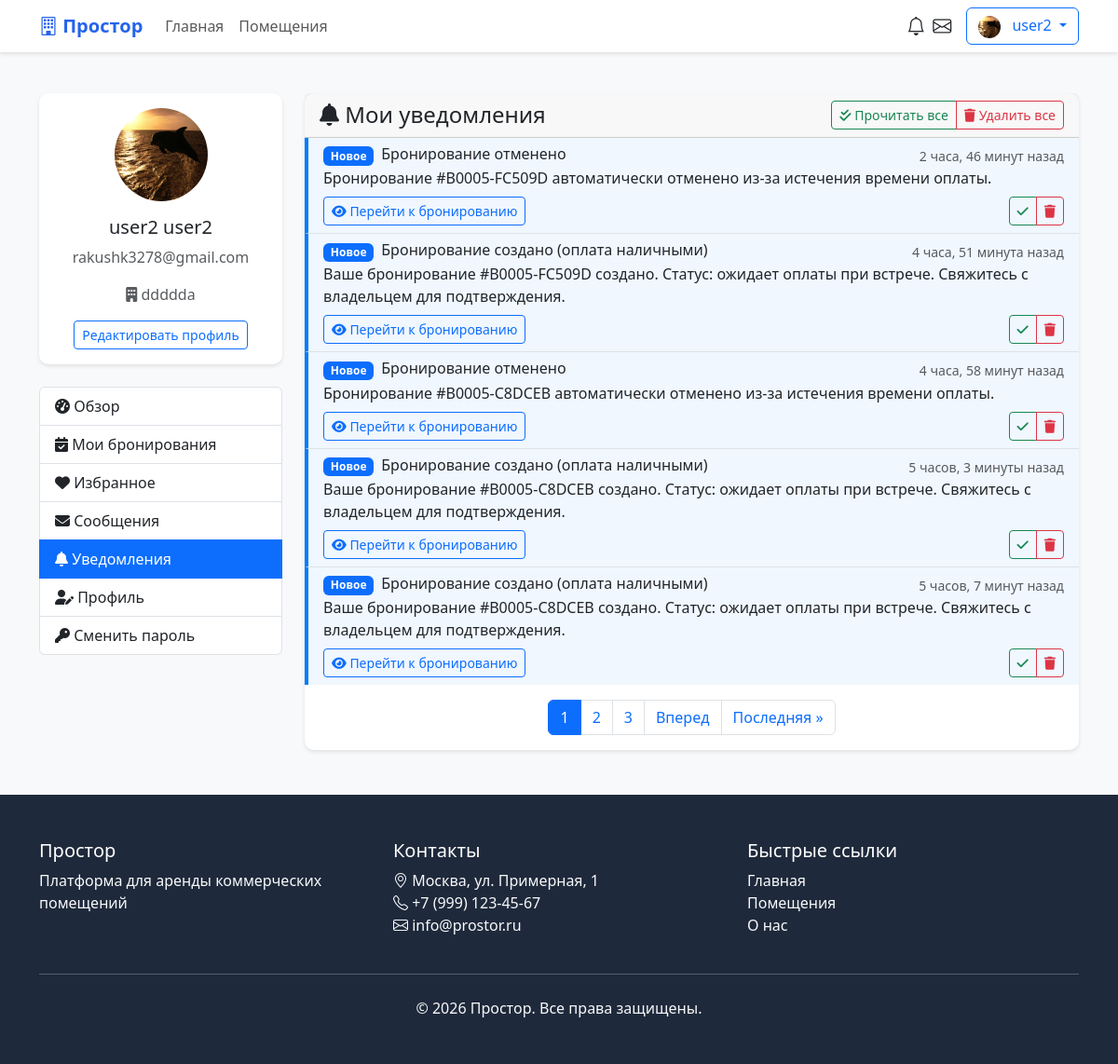
/notifications/ (signed in), run on an earlier commit of the app's database.
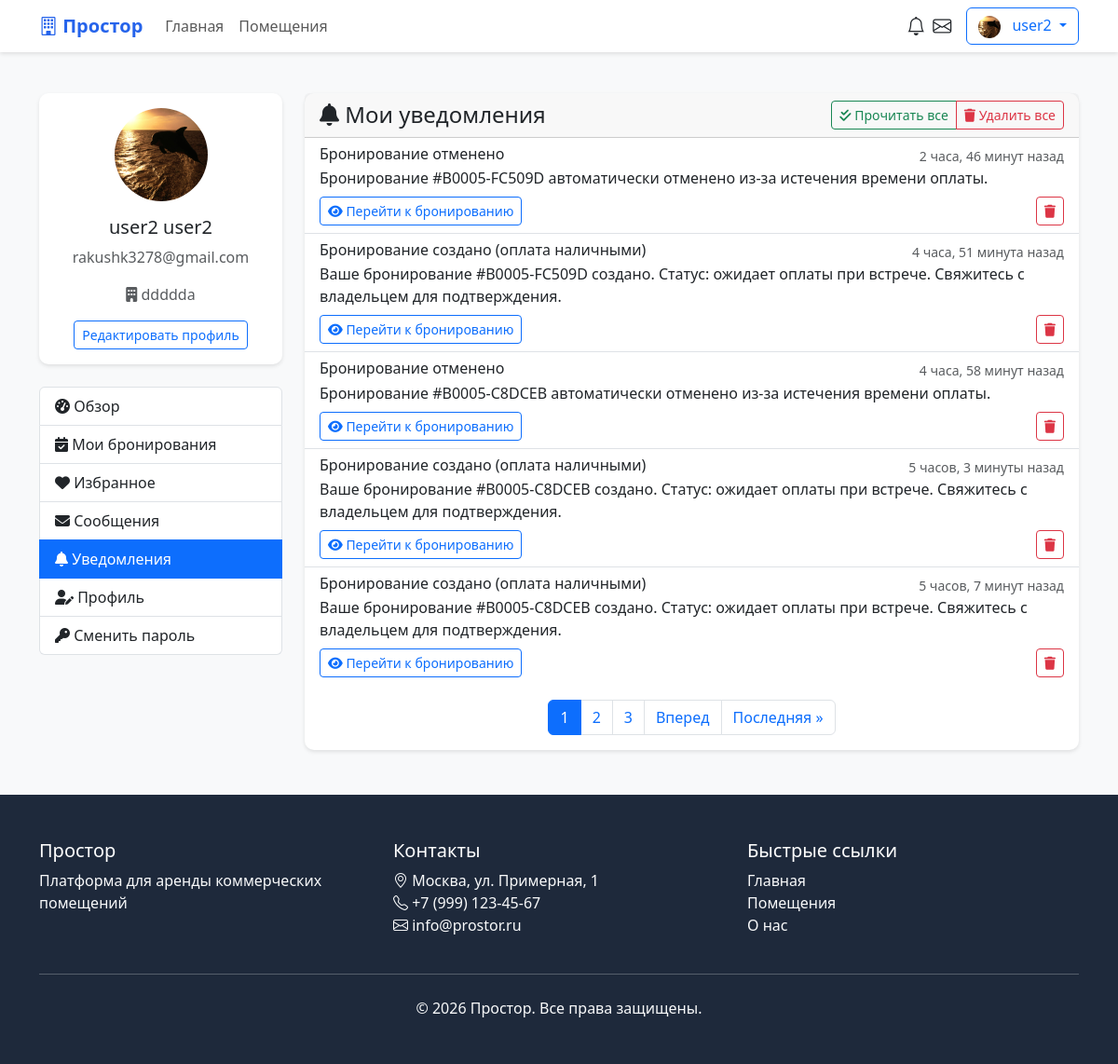
And on a later commit of the database.
### core/models.py (models this page shows, shortened)
class Notification(models.Model):
    NOTIFICATION_TYPES = [
        ('booking_created', 'Новое бронирование'),
        ('booking_paid', 'Бронирование оплачено'),
        ('booking_confirmed', 'Бронирование подтверждено'),
        ('booking_cancelled', 'Бронирование отменено'),
        ('booking_completed', 'Бронирование завершено'),
        ('contract_signed', 'Договор подписан'),
        ('review_added', 'Добавлен отзыв'),
        ('message_received', 'Новое сообщение'),
        ('system', 'Системное уведомление'),
    ]
    user = models.ForeignKey(
        User,
        on_delete=models.CASCADE,
        related_name='notifications',
        verbose_name='Пользователь'
    )
    notification_type = models.CharField(
        max_length=50,
        choices=NOTIFICATION_TYPES,
        verbose_name='Тип уведомления'
    )
    title = models.CharField(
        max_length=200,
        verbose_name='Заголовок'
    )
    message = models.TextField(
        verbose_name='Сообщение'
    )
    is_read = models.BooleanField(
        default=False,
        verbose_name='Прочитано'
    )
    related_object_id = models.PositiveIntegerField(
        null=True,
        blank=True,
        verbose_name='ID связанного объекта'
    )
    related_object_type = models.CharField(
        max_length=50,
        null=True,
        blank=True,
        verbose_name='Тип связанного объекта'
    )
    created_at = models.DateTimeField(
        auto_now_add=True,
        verbose_name='Дата создания'
    )
    class Meta:
        verbose_name = 'Уведомление'
        verbose_name_plural = 'Уведомления'
        ordering = ['-created_at']

### core/views.py (the view)
# urls.py: path('notifications/', views.notifications_list, name='notifications_list'),
@login_required
def notifications_list(request):
    notifications = request.user.notifications.all().order_by('-created_at')
    paginator = Paginator(notifications, 5)
    page = request.GET.get('page')
    notifications_page = paginator.get_page(page)
    if request.GET.get('mark_read'):
        request.user.notifications.filter(is_read=False).update(is_read=True)
        return redirect('notifications_list')
    return render(request, 'core/notifications_list.html', {
        'notifications': notifications_page,
        'title': 'Мои уведомления'
    })

### templates/core/notifications_list.html (shortened to what the changed rows need)
{% extends 'base.html' %}
{% load static %}
{% block content %}
<div class="container mt-4">
    <div class="row">
        <div class="col-md-9">
            <div class="card">
                <div class="card-body p-0">
                    {% if notifications %}
                        <div class="list-group list-group-flush">
                            {% for notification in notifications %}
                                <div class="list-group-item notification-item {% if not notification.is_read %}unread{% endif %}">
                                    <div class="d-flex w-100 justify-content-between align-items-center">
                                        <div class="d-flex align-items-center">
                                            {% if not notification.is_read %}
                                                <span class="badge bg-primary me-2">Новое</span>
                                            {% endif %}
                                            <h6 class="mb-1">{{ notification.title }}</h6>
                                        </div>
                                        <small class="text-muted">{{ notification.created_at|timesince }} назад</small>
                                    </div>
                                    <p class="mb-1">{{ notification.message }}</p>
                                    <div class="mt-2 d-flex justify-content-between align-items-center">
                                        <div>
                                            {% if notification.related_object_type == 'booking' %}
                                                <a href="{% url 'booking_detail' notification.related_object_id %}" class="btn btn-sm btn-outline-primary">
                                                    <i class="fas fa-eye"></i> Перейти к бронированию
                                                </a>
                                            {% elif notification.related_object_type == 'message' %}
                                                <a href="{% url 'messages_list' %}" class="btn btn-sm btn-outline-info">
                                                    <i class="fas fa-envelope"></i> Перейти к сообщениям
                                                </a>
                                            {% endif %}
                                        </div>
                                        <div class="btn-group btn-group-sm">
                                            {% if not notification.is_read %}
                                                <button class="btn btn-outline-success mark-read-btn" data-notification-id="{{ notification.id }}">
                                                    <i class="fas fa-check"></i>
                                                </button>
                                            {% endif %}
                                            <button class="btn btn-outline-danger delete-notification-btn" data-notification-id="{{ notification.id }}">
                                                <i class="fas fa-trash"></i>
                                            </button>
                                        </div>
                                    </div>
                                </div>
                            {% endfor %}
                        </div>
                    {% else %}
                        <div class="text-center py-5">
                            <i class="fas fa-bell-slash fa-4x text-muted mb-3"></i>
                            <h5 class="text-muted">Нет уведомлений</h5>
                            <p class="text-muted">Когда появятся новые уведомления, они будут отображаться здесь.</p>
                        </div>
                    {% endif %}
                </div>
            </div>
        </div>
    </div>
</div>
{% endblock %}

What changed in the data, as far as the page shows it:
changed Notification "2 часа, 46 минут": no longer shows "Новое"
changed Notification "4 часа, 51 минута": no longer shows "Новое"
changed Notification "4 часа, 58 минут": no longer shows "Новое"
changed Notification "5 часов, 3 минуты": no longer shows "Новое"
changed Notification "5 часов, 7 минут": no longer shows "Новое"
